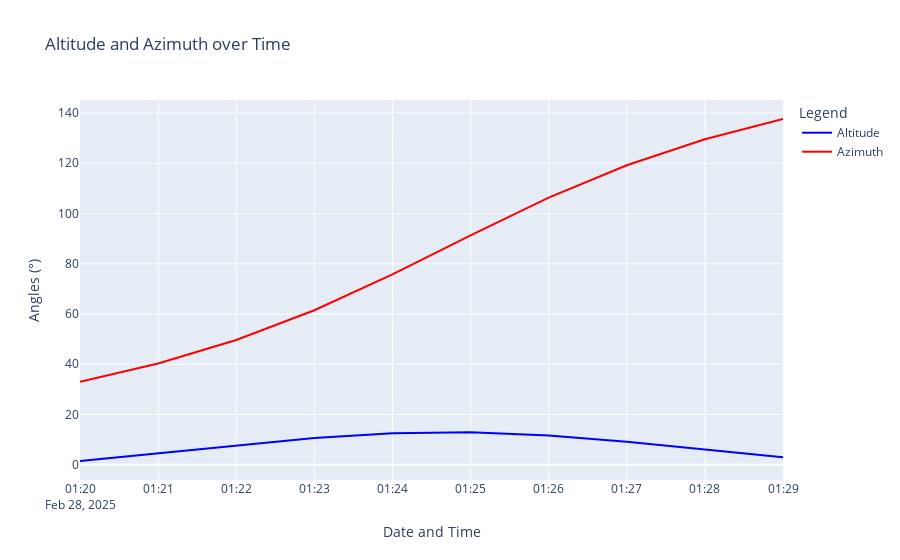

The notebook cell this image was saved under:
### Code cell
# create Altitude and Azimuth plot

def createPlotAltAzi(trackDataElevation):
    fig = go.Figure()

    # Plot Altitude
    fig.add_trace(go.Scatter(
        x=trackDataElevation['timeline'],
        y=trackDataElevation['alt'],
        mode='lines',
        name="Altitude",
        line=dict(color="blue")
    ))

   # Plot Azimuth
    fig.add_trace(go.Scatter(
        x=trackDataElevation['timeline'],
        y=trackDataElevation['az'],
        mode='lines',
        name="Azimuth",
        line=dict(color="red")
    ))

    # Update layout with correctly placed grid settings
    fig.update_layout(
        title="Altitude and Azimuth over Time",
        xaxis=dict(
            title="Date and Time",
            showgrid=True  # Enable gridlines for the x-axis
        ),
        yaxis=dict(
            title="Angles (°)",
            showgrid=True  # Enable gridlines for the y-axis
        ),
        legend=dict(
            title="Legend"
        )
    )

    return fig

fig = createPlotAltAzi(trackDataElevation[0])
fig.show()

### Figure 1 — Plotly figure (JSON) as saved in the notebook; plotly's stock layout.template omitted (floating-point values rounded to 4 significant figures)
{"data": [{"line": {"color": "blue"}, "mode": "lines", "name": "Altitude", "type": "scatter", "x": ["2025-02-28T01:20", "2025-02-28T01:21", "2025-02-28T01:22", "2025-02-28T01:23", "2025-02-28T01:24", "2025-02-28T01:25", "2025-02-28T01:26", "2025-02-28T01:27", "2025-02-28T01:28", "2025-02-28T01:29"], "y": [1.477, 4.612, 7.762, 10.6, 12.54, 12.94, 11.64, 9.129, 6.079, 2.928]}, {"line": {"color": "red"}, "mode": "lines", "name": "Azimuth", "type": "scatter", "x": ["2025-02-28T01:20", "2025-02-28T01:21", "2025-02-28T01:22", "2025-02-28T01:23", "2025-02-28T01:24", "2025-02-28T01:25", "2025-02-28T01:26", "2025-02-28T01:27", "2025-02-28T01:28", "2025-02-28T01:29"], "y": [32.99, 40.31, 49.66, 61.49, 75.74, 91.32, 106.3, 119.2, 129.5, 137.6]}], "layout": {"legend": {"title": {"text": "Legend"}}, "title": {"text": "Altitude and Azimuth over Time"}, "xaxis": {"showgrid": true, "title": {"text": "Date and Time"}}, "yaxis": {"showgrid": true, "title": {"text": "Angles (°)"}}}}
